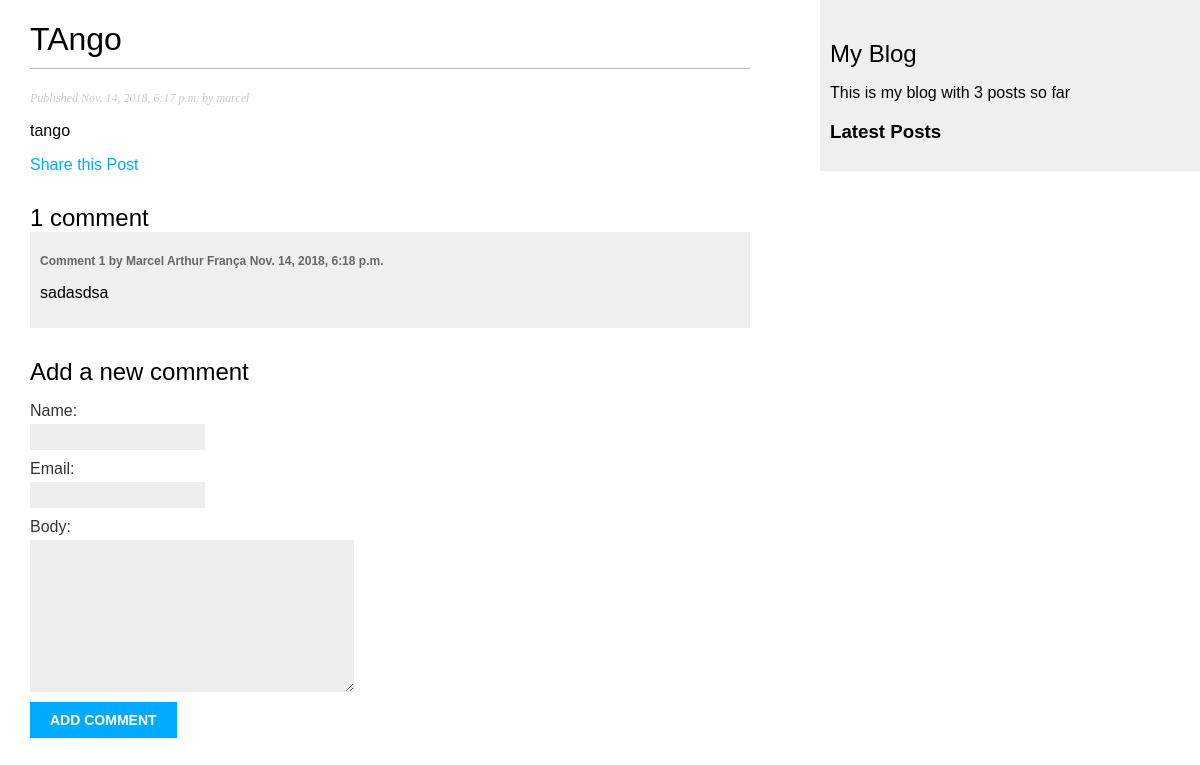
Page /blog/2018/11/14/tango/ on the earlier database version.
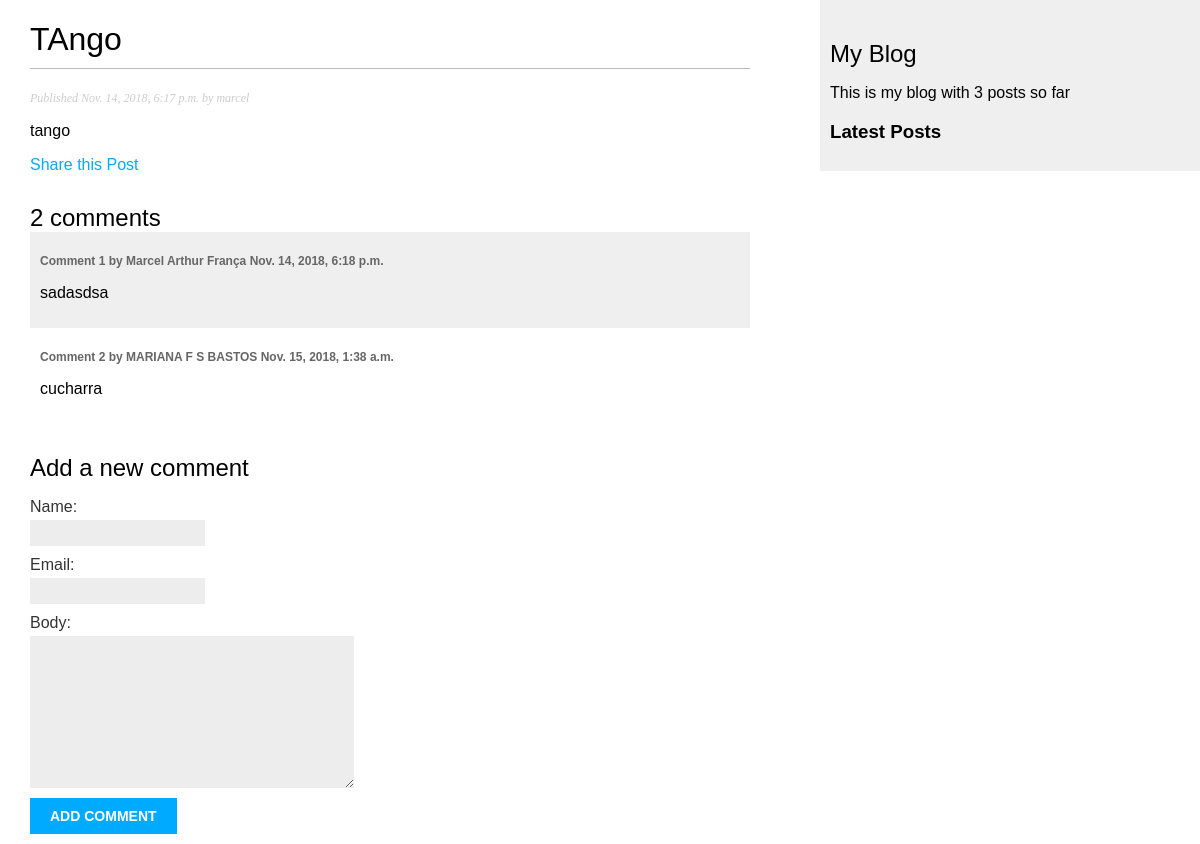
Same page on the later database version.
### blog/models.py (models this page shows, shortened)
class Comment(models.Model):
    post = models.ForeignKey(Post, related_name='comments', on_delete=models.CASCADE)
    name = models.CharField(max_length=80)
    email = models.EmailField()
    body = models.TextField()
    created = models.DateTimeField(auto_now_add=True)
    updated = models.DateTimeField(auto_now=True)
    active = models.BooleanField(default=True)
    class Meta:
        ordering = ('created',)

### blog/views.py (the view)
# urls.py: re_path(r'^(?P<year>\d{4})/(?P<month>\d{2})/(?P<day>\d{2})/(?P<post>[-\w]+)/$', views.post_detail, name='post_detail'),
def post_detail(request, year, month, day, post):
    post = get_object_or_404(Post, slug=post, status='published', publish__year=year,
                            publish__month=month, publish__day=day)
    comments = post.comments.filter(active=True)
    if request.method == 'POST':
        comment_form = CommentForm(data=request.POST)
        if comment_form.is_valid():
            new_comment = comment_form.save(commit=False)
            new_comment.post = post
            new_comment.save()
    else:
        comment_form = CommentForm()
    return render(request, 'blog/post/detail.html', {'post': post,
                                                    'comments': comments, 'comment_form': comment_form})

### blog/forms.py
class CommentForm(forms.ModelForm):
    class Meta:
        model = Comment
        fields = ('name', 'email', 'body')

### blog/models.py (called while the page is built)
    def get_queryset(self):
        return super(PublishedManager, self).get_queryset().filter(status='published')

### blog/templatetags/blog_tags.py (called while the page is built)
@register.simple_tag
def total_posts():
    return Post.published.count()

@register.inclusion_tag("blog/post/latest_posts.html")
def show_latest_posts(count=5):
    latest_posts = Post.published.order_by('-publish')[:count]
    return {'latest_posts': latest_posts}

### blog/templates/blog/post/detail.html (shortened to what this page needs)
{% extends "blog/base.html" %}
{% block content %}
    <h1>{{ post.title }}</h1>
    <p class="date">Published {{ post.publish }} by {{ post.author }}</p>
    {{ post.body|linebreaks }}
    <p><a href="{% url "blog:post_share" post.id %}">Share this Post</a></p>
    {% with comments.count as total_comments %}
        <h2>{{ total_comments }} comment{{ total_comments|pluralize }}</h2>
    {% endwith %}
    {% for comment in comments %}
        <div class="comment">
            <p class="info">Comment {{ forloop.counter }} by {{comment.name}} {{comment.created}}</p>
            {{ comment.body|linebreaks }}
        </div>
    {% empty %}
        <p>There are no comments yet</p>
    {% endfor %}
    {% if new_comment %}
        <h2>Your comment has been added</h2>
    {% else %}
        <h2>Add a new comment</h2>
        <form action="." method="post">
            {{ comment_form.as_p }}
            <p><input type="submit" value="Add comment"></p>
        </form>
    {% endif %}
{% endblock content %}

Differences in the rows shown:
added Comment: name "MARIANA F S BASTOS", created "Nov. 15, 2018, 1:38 a.m.", body "cucharra"
Other differences:
{{ total_comments }}: "1" → "2"
